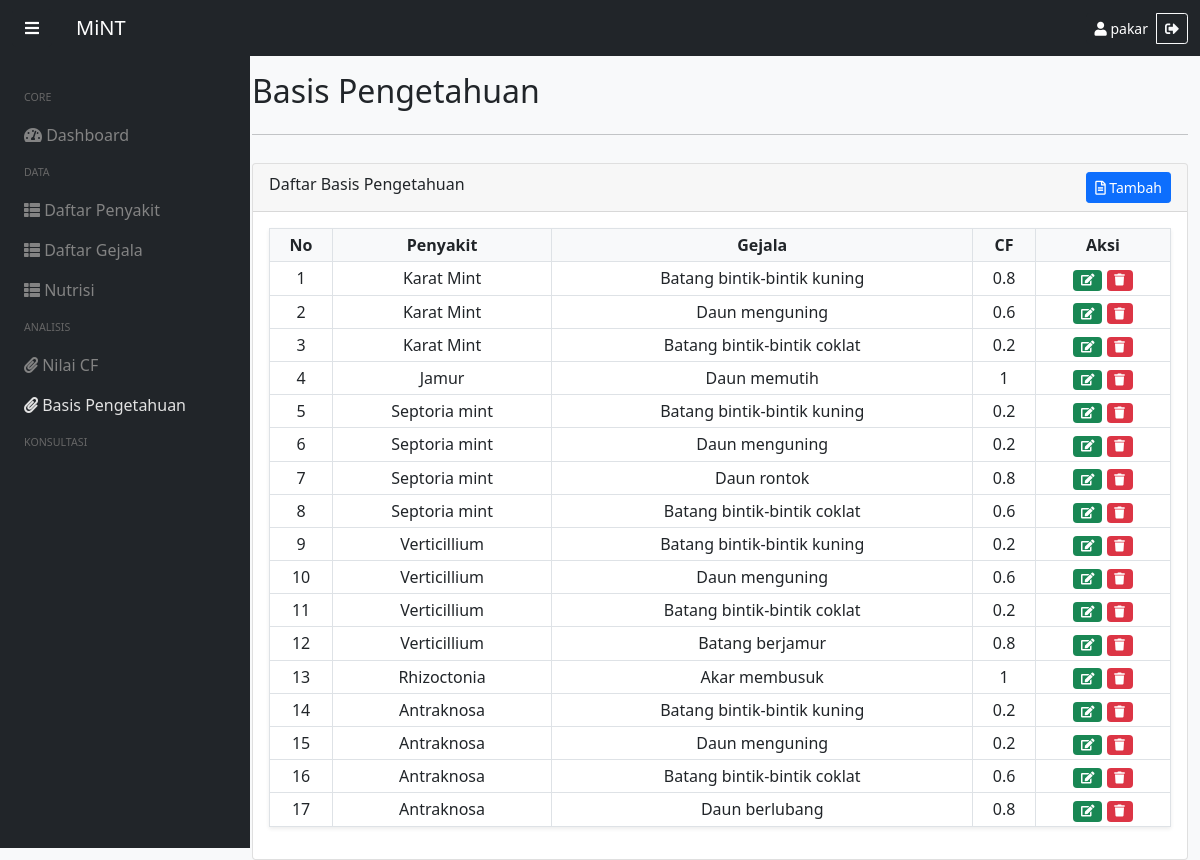
The page /basis (signed in) on the database its author committed.
### tables this page shows
CREATE TABLE `basis_pengetahuan` (
  `id_basis_pengetahuan` int(255) NOT NULL,
  `id_penyakit` int(255) NOT NULL,
  `id_gejala` int(255) NOT NULL,
  `id_nilai_cf` int(255) NOT NULL
);

CREATE TABLE `penyakit` (
  `id_penyakit` int(255) NOT NULL,
  `kode_penyakit` varchar(100) NOT NULL,
  `nama_penyakit` varchar(100) NOT NULL,
  `info_penyakit` varchar(255) NOT NULL,
  `saran_penyakit` varchar(255) NOT NULL
);

CREATE TABLE `gejala` (
  `id_gejala` int(255) NOT NULL,
  `kode_gejala` varchar(100) NOT NULL,
  `nama_gejala` varchar(100) NOT NULL,
  `saran_gejala` varchar(255) NOT NULL
);

CREATE TABLE `nilai_cf` (
  `id_nilai_cf` int(255) NOT NULL,
  `nilai` varchar(10) NOT NULL,
  `keterangan` varchar(50) NOT NULL
);

### app/config/functions.php (called while the page is built, shortened)
<?php
$conn = mysqli_connect("localhost", "root", "", "mint2");
function query($query)
{
    global $conn;
    $result = mysqli_query($conn, $query);
    $rows = [];
    while ($row = mysqli_fetch_assoc($result)) {
        $rows[] = $row;
    }
    return $rows;
}
function pakar()
{
    $level = $_SESSION['level'];
    if ($level == 'pakar') {
        $result = '';
    } else {
        $result = 'visually-hidden';
    }
    return $result;
}

### app/basis/index.php (the view, shortened to what this page needs)
<?php
$query = query("SELECT * FROM basis_pengetahuan, penyakit, gejala, nilai_cf WHERE basis_pengetahuan.id_penyakit = penyakit.id_penyakit AND basis_pengetahuan.id_gejala = gejala.id_gejala AND basis_pengetahuan.id_nilai_cf = nilai_cf.id_nilai_cf ORDER BY kode_penyakit, kode_gejala");
?>
<div id="content" class="container">
    <div class="row mt-4">
        <div class="col">
            <h2>Basis Pengetahuan</h2>
        </div>
    </div>
    <hr>
    <div class="row">
        <div class="col">
            <div class="card">
                <div class="card-header">
                    Daftar Basis Pengetahuan
                    <a href="<?= BASEURL; ?>/tambah-basis" class="float-end btn btn-sm btn-primary <?= pakar(); ?>"><i class="far fa-file-alt"></i> Tambah</a>
                </div>
                <div class="card-body">
                    <table class="table table-sm table-bordered table-hover shadow-sm text-center">
                        <thead class="bg-light">
                            <tr>
                                <th scope="col">No</th>
                                <th scope="col">Penyakit</th>
                                <th scope="col">Gejala</th>
                                <th scope="col">CF</th>
                                <th scope="col" class="<?= pakar(); ?>">Aksi</th>
                            </tr>
                        </thead>
                        <tbody>
                            <?php $no = 1; ?>
                            <?php foreach ($query as $row) : ?>
                                <tr>
                                    <td><?= $no ?></td>
                                    <td><?= $row['nama_penyakit']; ?></td>
                                    <td><?= $row['nama_gejala']; ?></td>
                                    <td><?= $row['nilai']; ?></td>
                                    <td class="<?= pakar(); ?>">
                                        <a href="<?= BASEURL; ?>/ubah-basis/<?= $row['id_basis_pengetahuan']; ?>" class="badge bg-success" title="Ubah"><i class="fas fa-edit"></i></a>
                                        <a href="<?= BASEURL; ?>/hapus-basis/<?= $row['id_basis_pengetahuan']; ?>" class="badge bg-danger" onclick="return confirm('Yakin hapus data?');" title="Hapus"><i class="fas fa-trash"></i></a>
                                    </td>
                                </tr>
                                <?php $no++; ?>
                            <?php endforeach; ?>
                        </tbody>
                    </table>
                </div>
            </div>
        </div>
    </div>
</div>

### public/css/style.css (style rules this page uses)
#content { margin-left: 20%; transition: all 0.7s; }

### rows shown on the page
basis_pengetahuan: id_penyakit.nama_penyakit "Karat Mint", id_gejala.nama_gejala "Batang bintik-bintik kuning", id_nilai_cf.nilai "0.8"
basis_pengetahuan: id_penyakit.nama_penyakit "Karat Mint", id_gejala.nama_gejala "Daun menguning", id_nilai_cf.nilai "0.6"
basis_pengetahuan: id_penyakit.nama_penyakit "Karat Mint", id_gejala.nama_gejala "Batang bintik-bintik coklat", id_nilai_cf.nilai "0.2"
basis_pengetahuan: id_penyakit.nama_penyakit "Jamur", id_gejala.nama_gejala "Daun memutih", id_nilai_cf.nilai "1"
basis_pengetahuan: id_penyakit.nama_penyakit "Septoria mint", id_gejala.nama_gejala "Batang bintik-bintik kuning", id_nilai_cf.nilai "0.2"
basis_pengetahuan: id_penyakit.nama_penyakit "Septoria mint", id_gejala.nama_gejala "Daun menguning", id_nilai_cf.nilai "0.2"
basis_pengetahuan: id_penyakit.nama_penyakit "Septoria mint", id_gejala.nama_gejala "Daun rontok", id_nilai_cf.nilai "0.8"
basis_pengetahuan: id_penyakit.nama_penyakit "Septoria mint", id_gejala.nama_gejala "Batang bintik-bintik coklat", id_nilai_cf.nilai "0.6"
basis_pengetahuan: id_penyakit.nama_penyakit "Verticillium", id_gejala.nama_gejala "Batang bintik-bintik kuning", id_nilai_cf.nilai "0.2"
basis_pengetahuan: id_penyakit.nama_penyakit "Verticillium", id_gejala.nama_gejala "Daun menguning", id_nilai_cf.nilai "0.6"
basis_pengetahuan: id_penyakit.nama_penyakit "Verticillium", id_gejala.nama_gejala "Batang bintik-bintik coklat", id_nilai_cf.nilai "0.2"
basis_pengetahuan: id_penyakit.nama_penyakit "Verticillium", id_gejala.nama_gejala "Batang berjamur", id_nilai_cf.nilai "0.8"
basis_pengetahuan: id_penyakit.nama_penyakit "Rhizoctonia", id_gejala.nama_gejala "Akar membusuk", id_nilai_cf.nilai "1"
basis_pengetahuan: id_penyakit.nama_penyakit "Antraknosa", id_gejala.nama_gejala "Batang bintik-bintik kuning", id_nilai_cf.nilai "0.2"
basis_pengetahuan: id_penyakit.nama_penyakit "Antraknosa", id_gejala.nama_gejala "Daun menguning", id_nilai_cf.nilai "0.2"
basis_pengetahuan: id_penyakit.nama_penyakit "Antraknosa", id_gejala.nama_gejala "Batang bintik-bintik coklat", id_nilai_cf.nilai "0.6"
basis_pengetahuan: id_penyakit.nama_penyakit "Antraknosa", id_gejala.nama_gejala "Daun berlubang", id_nilai_cf.nilai "0.8"

### other values the page prints
$_SESSION['username'] "pakar"
